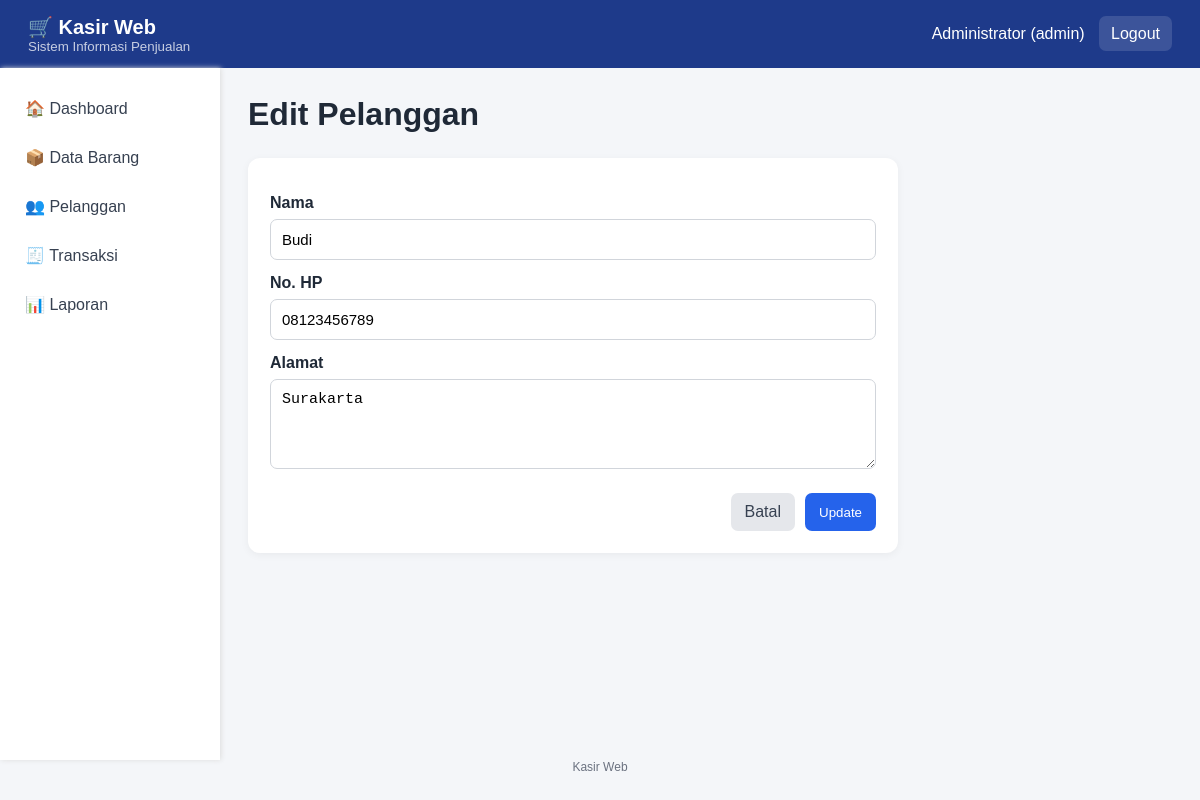
Screenshot of /pelanggan_edit.php?id=2 (signed in) with the database file from the repository.
### tables this page shows
CREATE TABLE pelanggan(id INT UNSIGNED AUTO_INCREMENT PRIMARY KEY,nama VARCHAR(100) NOT NULL,no_hp VARCHAR(25),alamat TEXT,created_at TIMESTAMP DEFAULT CURRENT_TIMESTAMP);

### auth.php (called while the page is built, shortened)
<?php
function e($v)
{
    return htmlspecialchars(
        (string) $v,
        ENT_QUOTES,
        "UTF-8"
    );
}
?>

### pelanggan_edit.php (the view)
<?php require "koneksi.php";$id=(int)$_GET["id"];$s=$conn->prepare("SELECT * FROM pelanggan WHERE id=?");$s->bind_param("i",$id);$s->execute();$r=$s->get_result()->fetch_assoc();if(!$r){header("Location: pelanggan.php");exit;}$title="Edit Pelanggan";require "header.php";?><div class="title"><h1>Edit Pelanggan</h1></div><div class="panel form"><form method="post" action="pelanggan_update.php"><input type="hidden" name="id" value="<?=$r["id"]?>"><label>Nama</label><input name="nama" value="<?=e($r["nama"])?>" required><label>No. HP</label><input name="no_hp" value="<?=e($r["no_hp"])?>"><label>Alamat</label><textarea name="alamat"><?=e($r["alamat"])?></textarea><div class="actions"><a class="btn" href="pelanggan.php">Batal</a><button class="btn primary">Update</button></div></form></div><?php require "footer.php"; ?>

### style.css (style rules this page uses)
* { box-sizing: border-box; }
body { margin: 0; font-family: Arial, sans-serif; background: #f4f6f9; color: #1f2937; }
.title { display: flex; justify-content: space-between; align-items: center; margin-bottom: 20px; }
.title h1 { margin: 0 0 5px; }
.panel { background: white; padding: 22px; border-radius: 12px; margin-bottom: 20px; box-shadow: 0 2px 8px #0000000d; }
.btn { display: inline-block; border: 0; text-decoration: none; background: #e5e7eb; color: #374151; padding: 10px 14px; border-radius: 7px; cursor: pointer; }
.primary { background: #2563eb; color: white; }
.form { max-width: 650px; }
.form label { display: block; font-weight: bold; margin: 14px 0 7px; }
.form input, .form select, .form textarea { width: 100%; padding: 11px; border: 1px solid #d1d5db; border-radius: 7px; font-size: 15px; }
.form textarea { min-height: 90px; }
.actions { display: flex; justify-content: flex-end; gap: 10px; margin-top: 20px; }

### rows the page displays
pelanggan: nama "Budi", no_hp "08123456789", alamat "Surakarta"

### other values shown
$_SESSION["nama"] "Administrator"
$_SESSION["role"] "admin"
